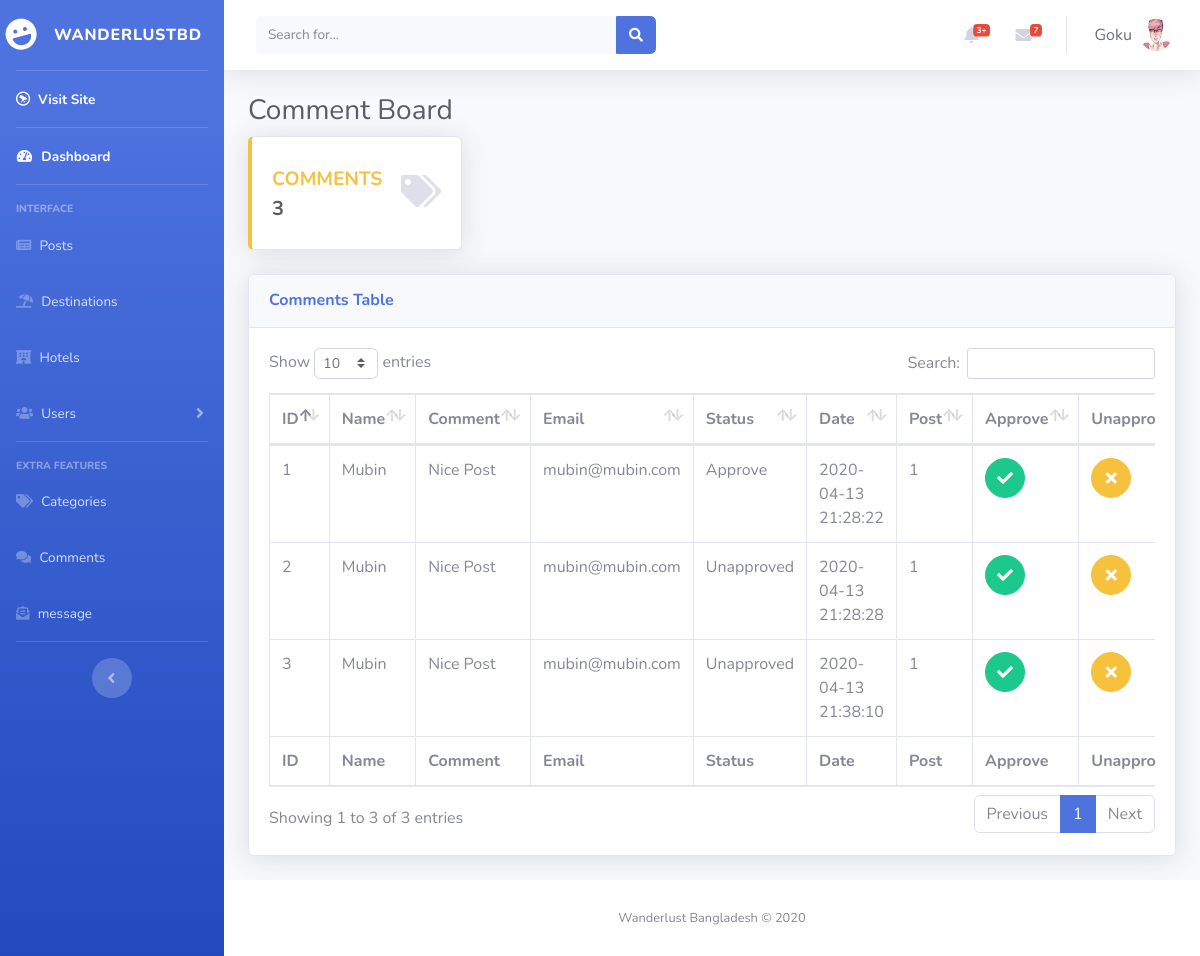
/admin/comment.php (signed in), run on an earlier commit of the app's database.
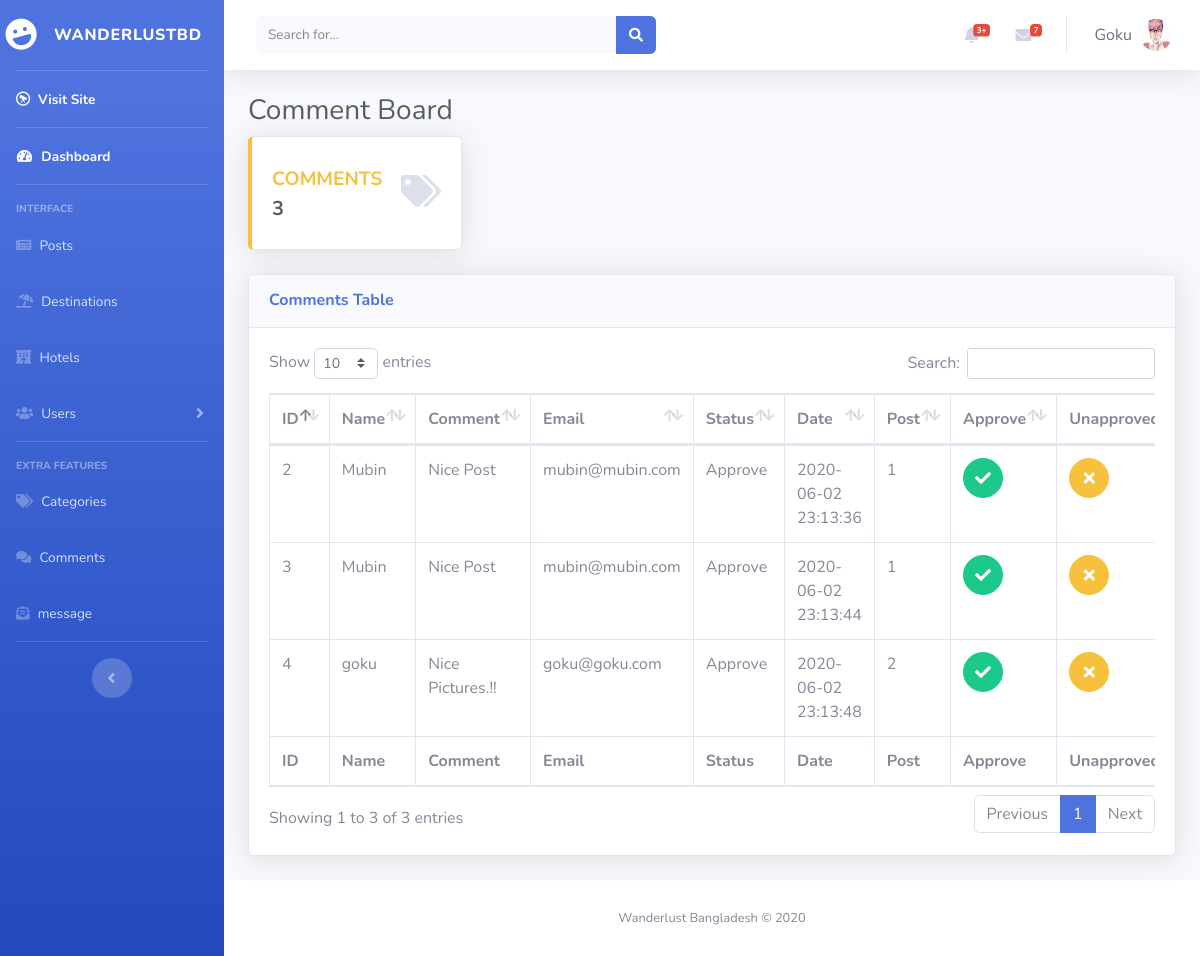
And on a later commit of the database.
### tables this page shows
CREATE TABLE `comments` (
  `comm_id` int(11) NOT NULL,
  `comment_name` varchar(255) NOT NULL,
  `comment_email` varchar(255) NOT NULL,
  `comment_body` text NOT NULL,
  `comment_status` varchar(50) NOT NULL DEFAULT 'unapproved',
  `comment_post_id` int(11) NOT NULL,
  `comment_date` datetime DEFAULT current_timestamp() ON UPDATE current_timestamp()
);

### admin/comment.php (the view, shortened to what the changed rows need)
<?php
include "include/header.php";
?>
<?php
if (isset($_SESSION['username'])) {
?>
    <div id="content-wrapper" class="d-flex flex-column">
        <div id="content">
            <div class="container-fluid">
                <h1 class="h3 mb-2 text-gray-800">Comment Board</h1>
                <div class="card shadow mb-4">
                    <div class="card-body">
                        <div class="table-responsive">
                            <?php
                            $show_data = "SELECT * FROM comments ORDER BY comment_date ";
                            $query_response = mysqli_query($conn, $show_data);
                            ?>
                            <table class="table table-bordered" id="dataTable" width="100%" cellspacing="0">
                                <thead>
                                    <tr>
                                        <th>ID</th>
                                        <th>Name</th>
                                        <th>Comment</th>
                                        <th>Email</th>
                                        <th>Status</th>
                                        <th>Date</th>
                                        <th>Post</th>
                                        <th>Approve</th>
                                        <th>Unapproved</th>
                                    </tr>
                                </thead>
                                <tfoot>
                                    <tr>
                                        <th>ID</th>
                                        <th>Name</th>
                                        <th>Comment</th>
                                        <th>Email</th>
                                        <th>Status</th>
                                        <th>Date</th>
                                        <th>Post</th>
                                        <th>Approve</th>
                                        <th>Unapproved</th>
                                    </tr>
                                </tfoot>
                                <tbody>
                                    <?php
                                    if (mysqli_num_rows($query_response) > 0) {
                                        while ($row = mysqli_fetch_assoc($query_response)) {
                                    ?>
                                            <tr>
                                                <td><?php echo $row['comm_id']; ?></td>
                                                <td><?php echo  $row['comment_name']; ?></td>
                                                <td><?php echo $row['comment_body']; ?></td>
                                                <td><?php echo $row['comment_email']; ?></td>
                                                <td><?php echo $row['comment_status']; ?></td>
                                                <td><?php echo $row['comment_date']; ?></td>
                                                <td><?php echo $row['comment_post_id']; ?></td>
                                                <td>
                                                    <form action="functions.php" method="POST">
                                                        <button type="submit" name="approveBtn" class="btn btn-success btn-circle">
                                                            <i class="fas fa-check"></i>
                                                        </button>
                                                    </form>
                                                </td>
                                                <td>
                                                    <form action="functions.php" method="POST">
                                                        <button type="submit" name="unapprovedBtn" class="btn btn-warning btn-circle">
                                                            <i class="fas fa-times"></i>
                                                        </button>
                                                    </form>
                                                </td>
                                            </tr>
                                    <?php
                                        }
                                    } else {
                                        echo "No Record Found!";
                                    }
                                    ?>
                                </tbody>
                            </table>
                        </div>
                    </div>
                </div>
            </div>
        </div>
        <?php include "include/scripts.php"; ?>
    <?php
}
    ?>

What changed in the data, as far as the page shows it:
removed comments: comm_id "1", comment_name "Mubin", comment_body "Nice Post", comment_email "mubin@mubin.com", comment_status "Approve", comment_date "2020-04-13 21:28:22", comment_post "1"
changed comments id 2: comment_status "Unapproved" → "Approve"; comment_date "2020-04-13 21:28:28" → "2020-06-02 23:13:36"
changed comments id 3: comment_status "Unapproved" → "Approve"; comment_date "2020-04-13 21:38:10" → "2020-06-02 23:13:44"
added comments: comm_id "4", comment_name "goku", comment_body "Nice Pictures.!!", comment_email "goku@goku.com", comment_status "Approve", comment_date "2020-06-02 23:13:48", comment_post "2"
